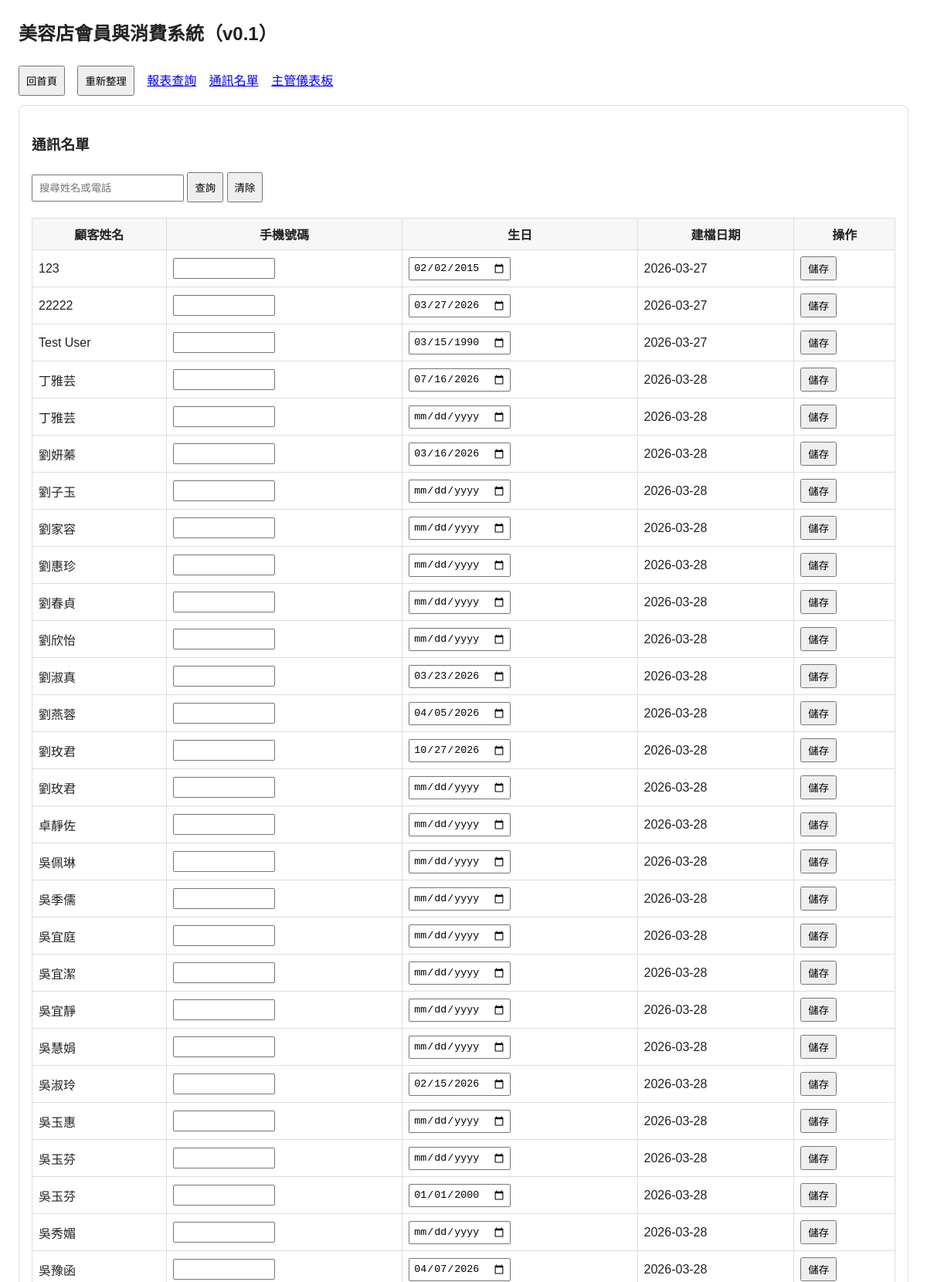
Screenshot of /contacts (upper part) with the database file from the repository.
### tables this page shows
CREATE TABLE customers (
            id INTEGER PRIMARY KEY AUTOINCREMENT,
            name TEXT NOT NULL,
            birthday TEXT NOT NULL,
            created_at TEXT NOT NULL, phone TEXT DEFAULT "",
            UNIQUE(name, birthday)
        );

### app.py (the view)
@app.route("/contacts")
def contacts():
    db = get_db()
    query = request.args.get("q", "").strip()
    if query:
        customers = db.execute(
            "SELECT * FROM customers WHERE name LIKE ? OR phone LIKE ? ORDER BY name",
            (f"%{query}%", f"%{query}%")
        ).fetchall()
    else:
        customers = db.execute("SELECT * FROM customers ORDER BY name").fetchall()
    return render_template("contacts.html", customers=customers, query=query)

### app.py (called while the page is built)
def get_db() -> sqlite3.Connection:
    if "db" not in g:
        conn = sqlite3.connect(DB_PATH)
        conn.row_factory = sqlite3.Row
        g.db = conn
    return g.db

### templates/contacts.html (shortened to what this page needs)
{% extends 'base.html' %}
{% block content %}
<div class="card">
  <h3>通訊名單</h3>
  <form method="get" action="/contacts" style="margin-bottom: 20px;">
    <input type="text" name="q" placeholder="搜尋姓名或電話" value="{{ query }}">
    <button type="submit">查詢</button>
    <a href="/contacts"><button type="button">清除</button></a>
  </form>
  <table>
    <tr>
      <th>顧客姓名</th>
      <th>手機號碼</th>
      <th>生日</th>
      <th>建檔日期</th>
      <th>操作</th>
    </tr>
    {% for c in customers %}
    <tr>
      <form method="post" action="/api/customers/{{ c.id }}/update" style="margin: 0;">
        <td>{{ c.name }}</td>
        <td>
          <input type="text" name="phone" value="{{ c.phone }}" style="width: 120px; margin:0; padding:4px;">
        </td>
        <td>
          <input type="date" name="birthday" value="{{ c.birthday }}" style="margin:0; padding:4px;">
        </td>
        <td>{{ c.created_at[:10] }}</td>
        <td>
          <button type="submit" style="margin:0; padding:4px 8px;">儲存</button>
        </td>
      </form>
    </tr>
    {% endfor %}
  </table>
</div>
{% endblock %}

### templates/base.html (style rules this page uses)
body { font-family: Arial, sans-serif; margin: 24px; color: #222; }
.card { border: 1px solid #ddd; border-radius: 8px; padding: 16px; margin: 12px 0; }
input, select, button { padding: 8px; margin-top: 6px; }
table { border-collapse: collapse; width: 100%; margin-top: 10px; }
th, td { border: 1px solid #ddd; padding: 8px; }
th { background: #f7f7f7; }

### rows the page displays
customers: name "123", birthday "02/02/2015", created_at "2026-03-27"
customers: name "22222", birthday "03/27/2026", created_at "2026-03-27"
customers: name "Test User", birthday "03/15/1990", created_at "2026-03-27"
customers: name "丁雅芸", birthday "07/16/2026", created_at "2026-03-28"
customers: name "丁雅芸", created_at "2026-03-28"
customers: name "劉妍蓁", birthday "03/16/2026", created_at "2026-03-28"
customers: name "劉子玉", created_at "2026-03-28"
customers: name "劉家容", created_at "2026-03-28"
customers: name "劉惠珍", created_at "2026-03-28"
customers: name "劉春貞", created_at "2026-03-28"
customers: name "劉欣怡", created_at "2026-03-28"
customers: name "劉淑真", birthday "03/23/2026", created_at "2026-03-28"
customers: name "劉燕蓉", birthday "04/05/2026", created_at "2026-03-28"
customers: name "劉玫君", birthday "10/27/2026", created_at "2026-03-28"
customers: name "劉玫君", created_at "2026-03-28"
customers: name "卓靜佐", created_at "2026-03-28"
customers: name "吳佩琳", created_at "2026-03-28"
customers: name "吳季儒", created_at "2026-03-28"
customers: name "吳宜庭", created_at "2026-03-28"
customers: name "吳宜潔", created_at "2026-03-28"
customers: name "吳宜靜", created_at "2026-03-28"
customers: name "吳慧娟", created_at "2026-03-28"
customers: name "吳淑玲", birthday "02/15/2026", created_at "2026-03-28"
customers: name "吳玉惠", created_at "2026-03-28"
customers: name "吳玉芬", created_at "2026-03-28"
customers: name "吳玉芬", birthday "01/01/2000", created_at "2026-03-28"
customers: name "吳秀媚", created_at "2026-03-28"
customers: name "吳豫函", birthday "04/07/2026", created_at "2026-03-28"
